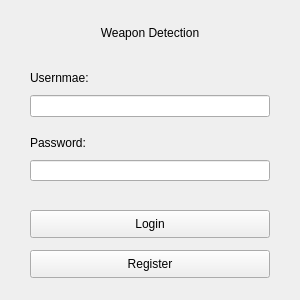
<?xml version="1.0" encoding="UTF-8"?>
<ui version="4.0">
 <class>MainWindow</class>
 <widget class="QMainWindow" name="MainWindow">
  <property name="geometry">
   <rect>
    <x>0</x>
    <y>0</y>
    <width>300</width>
    <height>300</height>
   </rect>
  </property>
  <property name="minimumSize">
   <size>
    <width>300</width>
    <height>300</height>
   </size>
  </property>
  <property name="maximumSize">
   <size>
    <width>300</width>
    <height>300</height>
   </size>
  </property>
  <property name="windowTitle">
   <string>Weapon Detection</string>
  </property>
  <widget class="QWidget" name="centralwidget">
   <widget class="QLabel" name="label_name">
    <property name="geometry">
     <rect>
      <x>50</x>
      <y>25</y>
      <width>200</width>
      <height>16</height>
     </rect>
    </property>
    <property name="text">
     <string>Weapon Detection</string>
    </property>
    <property name="alignment">
     <set>Qt::AlignCenter</set>
    </property>
   </widget>
   <widget class="QLabel" name="label_username">
    <property name="geometry">
     <rect>
      <x>30</x>
      <y>70</y>
      <width>66</width>
      <height>16</height>
     </rect>
    </property>
    <property name="text">
     <string>Usernmae:</string>
    </property>
   </widget>
   <widget class="QLabel" name="label_password">
    <property name="geometry">
     <rect>
      <x>30</x>
      <y>135</y>
      <width>71</width>
      <height>16</height>
     </rect>
    </property>
    <property name="text">
     <string>Password:</string>
    </property>
   </widget>
   <widget class="QLineEdit" name="username_input">
    <property name="geometry">
     <rect>
      <x>30</x>
      <y>95</y>
      <width>240</width>
      <height>22</height>
     </rect>
    </property>
   </widget>
   <widget class="QLineEdit" name="password_input">
    <property name="geometry">
     <rect>
      <x>30</x>
      <y>160</y>
      <width>240</width>
      <height>21</height>
     </rect>
    </property>
    <property name="echoMode">
     <enum>QLineEdit::Password</enum>
    </property>
   </widget>
   <widget class="QPushButton" name="login_button">
    <property name="geometry">
     <rect>
      <x>30</x>
      <y>210</y>
      <width>240</width>
      <height>28</height>
     </rect>
    </property>
    <property name="text">
     <string>Login</string>
    </property>
   </widget>
   <widget class="QPushButton" name="register_button">
    <property name="geometry">
     <rect>
      <x>30</x>
      <y>250</y>
      <width>240</width>
      <height>28</height>
     </rect>
    </property>
    <property name="text">
     <string>Register</string>
    </property>
   </widget>
  </widget>
 </widget>
 <resources/>
 <connections/>
</ui>
